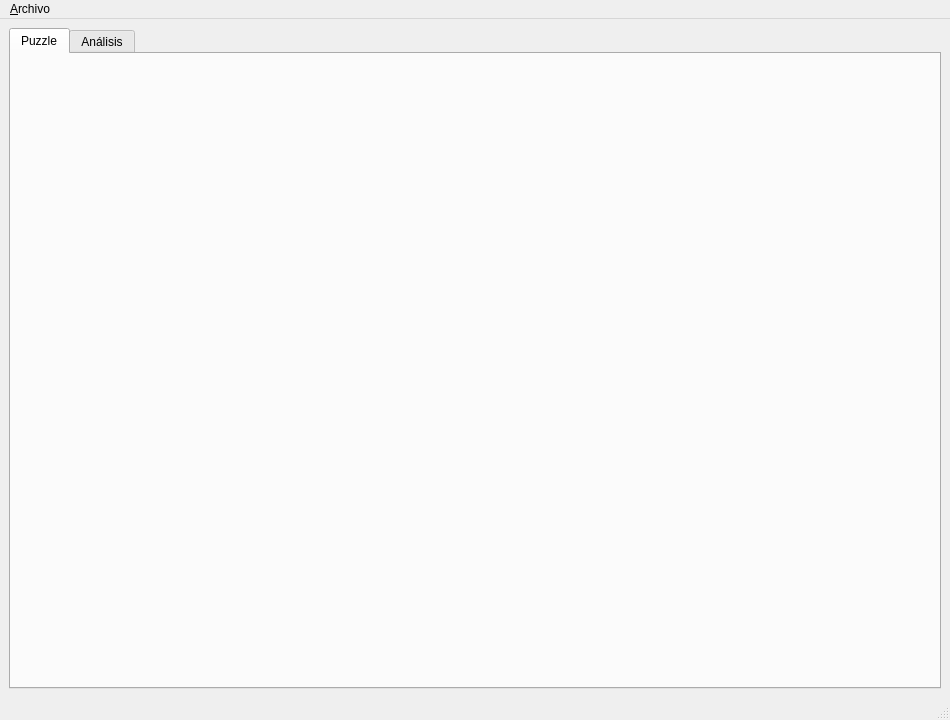
<?xml version="1.0" encoding="UTF-8"?>
<ui version="4.0">
 <class>MainWindow</class>
 <widget class="QMainWindow" name="MainWindow">
  <property name="geometry">
   <rect>
    <x>0</x>
    <y>0</y>
    <width>950</width>
    <height>720</height>
   </rect>
  </property>
  <property name="windowTitle">
   <string>Num Puzzle</string>
  </property>
  <widget class="QWidget" name="centralwidget">
   <property name="sizePolicy">
    <sizepolicy hsizetype="Expanding" vsizetype="Expanding">
     <horstretch>0</horstretch>
     <verstretch>0</verstretch>
    </sizepolicy>
   </property>
   <property name="layoutDirection">
    <enum>Qt::LayoutDirection::LeftToRight</enum>
   </property>
   <layout class="QVBoxLayout" name="verticalLayout">
    <item>
     <widget class="QTabWidget" name="tabWidget">
      <property name="layoutDirection">
       <enum>Qt::LayoutDirection::LeftToRight</enum>
      </property>
      <property name="styleSheet">
       <string notr="true"/>
      </property>
      <property name="currentIndex">
       <number>0</number>
      </property>
      <widget class="PuzzleTab" name="puzzle_tab">
       <property name="sizePolicy">
        <sizepolicy hsizetype="Expanding" vsizetype="Expanding">
         <horstretch>0</horstretch>
         <verstretch>0</verstretch>
        </sizepolicy>
       </property>
       <attribute name="title">
        <string>Puzzle</string>
       </attribute>
      </widget>
      <widget class="AnalysisTab" name="analysis_tab">
       <property name="sizePolicy">
        <sizepolicy hsizetype="Expanding" vsizetype="Expanding">
         <horstretch>0</horstretch>
         <verstretch>0</verstretch>
        </sizepolicy>
       </property>
       <attribute name="title">
        <string>Análisis</string>
       </attribute>
      </widget>
     </widget>
    </item>
   </layout>
  </widget>
  <widget class="QMenuBar" name="menubar">
   <property name="geometry">
    <rect>
     <x>0</x>
     <y>0</y>
     <width>950</width>
     <height>30</height>
    </rect>
   </property>
   <widget class="QMenu" name="menu_file">
    <property name="contextMenuPolicy">
     <enum>Qt::ContextMenuPolicy::DefaultContextMenu</enum>
    </property>
    <property name="title">
     <string>&amp;Archivo</string>
    </property>
    <addaction name="action_load_board"/>
    <addaction name="separator"/>
    <addaction name="action_save_analysis"/>
    <addaction name="separator"/>
    <addaction name="action_quit"/>
   </widget>
   <addaction name="menu_file"/>
  </widget>
  <widget class="QStatusBar" name="statusbar"/>
  <action name="action_load_board">
   <property name="icon">
    <iconset theme="QIcon::ThemeIcon::DocumentOpen"/>
   </property>
   <property name="text">
    <string>&amp;Cargar tablero</string>
   </property>
   <property name="shortcut">
    <string>Ctrl+O</string>
   </property>
  </action>
  <action name="action_save_solution">
   <property name="icon">
    <iconset theme="QIcon::ThemeIcon::DocumentSave"/>
   </property>
   <property name="text">
    <string>&amp;Guardar solución</string>
   </property>
   <property name="shortcut">
    <string>Ctrl+S</string>
   </property>
  </action>
  <action name="action_quit">
   <property name="icon">
    <iconset theme="QIcon::ThemeIcon::ApplicationExit"/>
   </property>
   <property name="text">
    <string>&amp;Salir</string>
   </property>
   <property name="shortcut">
    <string>Ctrl+Q</string>
   </property>
  </action>
  <action name="action_save_analysis">
   <property name="icon">
    <iconset theme="QIcon::ThemeIcon::DocumentSave"/>
   </property>
   <property name="text">
    <string>&amp;Guardar análisis</string>
   </property>
   <property name="shortcut">
    <string>Ctrl+Shift+S</string>
   </property>
  </action>
 </widget>
 <customwidgets>
  <customwidget>
   <class>PuzzleTab</class>
   <extends>QWidget</extends>
   <header>ui/puzzle/puzzle_tab.h</header>
   <container>1</container>
  </customwidget>
  <customwidget>
   <class>AnalysisTab</class>
   <extends>QWidget</extends>
   <header>ui/analysis/analysis_tab.h</header>
   <container>1</container>
  </customwidget>
 </customwidgets>
 <resources/>
 <connections/>
</ui>
